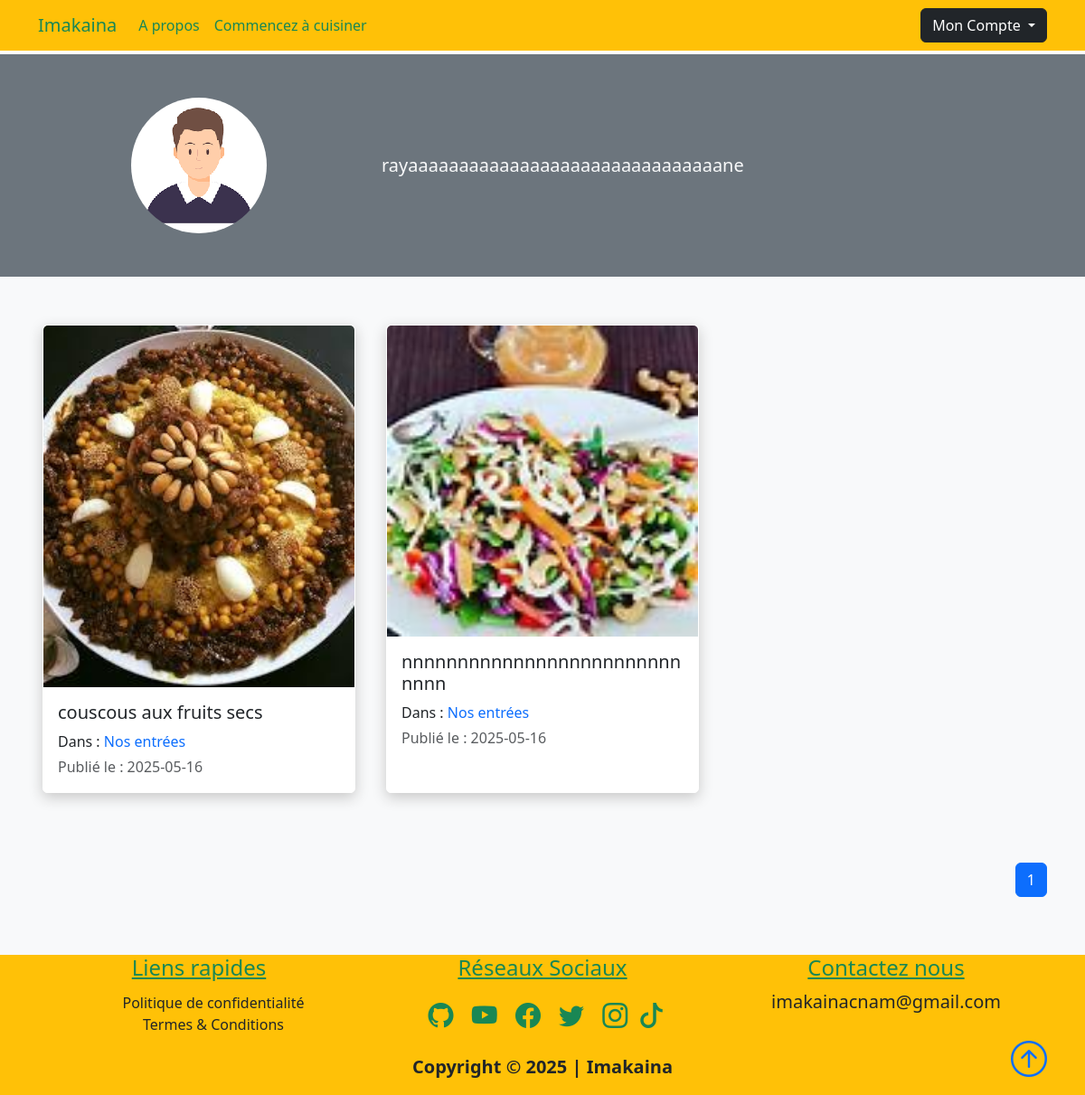
The page /author/rayane (signed in) on the database its author committed.
### projet/models.py (models this page shows, shortened)
class User(db.Model, UserMixin):
    id = db.Column(db.Integer, primary_key=True, autoincrement=True)
    fname = db.Column(db.String(25), nullable=False)
    lname = db.Column(db.String(25), nullable=False)
    username = db.Column(db.String(25), unique=True, nullable=False)
    email = db.Column(db.String(125), unique=True, nullable=False)
    image_file = db.Column(db.String(20), nullable=False, default="default.png")
    bio = db.Column(db.Text, nullable=True)
    password = db.Column(db.String(60), nullable=False)
    is_admin = db.Column(db.Boolean, default=False)
    recettes = db.relationship("Recette", backref="author", lazy=True)
    comments = db.relationship("Comment", backref="user", lazy=True)

class Recette(db.Model):
    id = db.Column(db.Integer, primary_key=True, autoincrement=True)
    title = db.Column(db.String(100), nullable=False)
    date_posted = db.Column(db.DateTime, nullable=False, default=datetime.utcnow)
    content = db.Column(db.Text, nullable=False)
    thumbnail = db.Column(db.String(20), nullable=False, default="default_thumbnail.jpg" )
    slug = db.Column(db.String(32), nullable=False)
    is_approved = db.Column(db.Boolean, default=False)
    user_id = db.Column(db.Integer, db.ForeignKey("user.id"), nullable=False)
    plat_id = db.Column(db.Integer, db.ForeignKey("plat.id"), nullable=False)

class Plat(db.Model):
    id = db.Column(db.Integer, primary_key=True, autoincrement=True)
    title = db.Column(db.String(50), unique=True, nullable=False)
    description = db.Column(db.String(150), nullable=False)
    icon = db.Column(db.String(20), nullable=False, default="default_icon.jpg")
    recettes = db.relationship("Recette", backref="plat_name", lazy=True)

### projet/users/routes.py (the view)
@users.route("/author/<string:username>", methods=["GET"])
def author(username):
    user = User.query.filter_by(username=username).first_or_404()
    page = request.args.get("page", 1, type=int)
    recettes = (
        Recette.query.filter_by(author=user)
        .order_by(Recette.date_posted.desc())
        .paginate(page=page, per_page=6)
    )
    return render_template("author.html", recettes=recettes, user=user)

### projet/models.py (called while the page is built)
@login_manager.user_loader
def load_user(user_id):
    return User.query.get(int(user_id))

### projet/templates/author.html
{% extends "layout.html" %}
{% block content %}
<div class="container-fluid bg-secondary py-5">
    <div class="container">
        <div class="row align-items-center">
            <div class="col-md-4 text-center mb-3 mb-md-0">
                <img class="rounded-circle img-fluid" src="{{ url_for('static', filename='user_pics/' + user.image_file) }}" alt="Photo de {{ user.username }}">
            </div>
            <div class="col-md-8">
                <span class="lead text-light">{{ user.bio }}</span>
            </div>
        </div>
    </div>
</div>
<section class="bg-light">
    <div class="container py-5">
        <div class="row">
            {% for recette in recettes.items %}
            <div class="col-sm-12 col-md-6 col-lg-4 pb-5 d-flex align-items-stretch">
                <div class="card recette w-100">
                    <img src="{{ url_for('static', filename='recette_thumbnails/' + recette.thumbnail) }}" class="card-img-top" alt="Image de la recette {{ recette.title }}">
                    <div class="card-body d-flex flex-column">
                        <h5 class="card-title">
                            <a class="text-decoration-none text-dark"
                               href="{{ url_for('recettes.recette', recette_slug=recette.slug, plat=recette.plat_name.title) }}">
                                {{ recette.title }}
                            </a>
                        </h5>
                        <p class="card-text mb-1">Dans :
                            <a href="{{ url_for('plats.plat', plat_title=recette.plat_name.title) }}"
                               class="link">
                                {{ recette.plat_name.title }}
                            </a>
                        </p>
                        <span class="text-muted">Publié le : {{ recette.date_posted.strftime('%Y-%m-%d') }}</span>
                    </div>
                </div>
            </div>
            {% endfor %}
        </div>
        <nav class="mt-4" aria-label="Pagination">
            <ul class="pagination justify-content-end">
                {% for page_num in recettes.iter_pages(left_edge=1, right_edge=1, left_current=1, right_current=2) %}
                    {% if page_num %}
                        {% if recettes.page == page_num %}
                        <li class="page-item active">
                            <a href="{{ url_for('users.author', username=user.username, page=page_num) }}" class="page-link">{{ page_num }}</a>
                        </li>
                        {% else %}
                        <li class="page-item">
                            <a href="{{ url_for('users.author', username=user.username, page=page_num) }}" class="page-link">{{ page_num }}</a>
                        </li>
                        {% endif %}
                    {% else %}
                        <li class="page-item disabled">
                            <span class="page-link">...</span>
                        </li>
                    {% endif %}
                {% endfor %}
            </ul>
        </nav>
    </div>
</section>
{% endblock content %}

### projet/static/main.css (style rules this page uses)
body::before { display: block; content: ''; height: 60px; }
.card { transition: 0.7s ease; box-shadow: 0 5px 15px rgba(1 1 1/ 15); border-radius: 100px; margin: 5px; }
.recette { box-shadow: 0 5px 15px rgba(200 200 200/ 15); border-radius: 5px; border: 1px solid #fff; }
.link { text-decoration: none; }

### rows shown on the page
User: image_file (picture), bio "rayaaaaaaaaaaaaaaaaaaaaaaaaaaaaaaane"
Recette: thumbnail (picture), title "couscous aux fruits secs", plat_name "Nos entrées", date_posted "2025-05-16"
Recette: thumbnail (picture), title "nnnnnnnnnnnnnnnnnnnnnnnnnnnnn", plat_name "Nos entrées", date_posted "2025-05-16"

### other values the page prints
{{ page_num }} "1"
